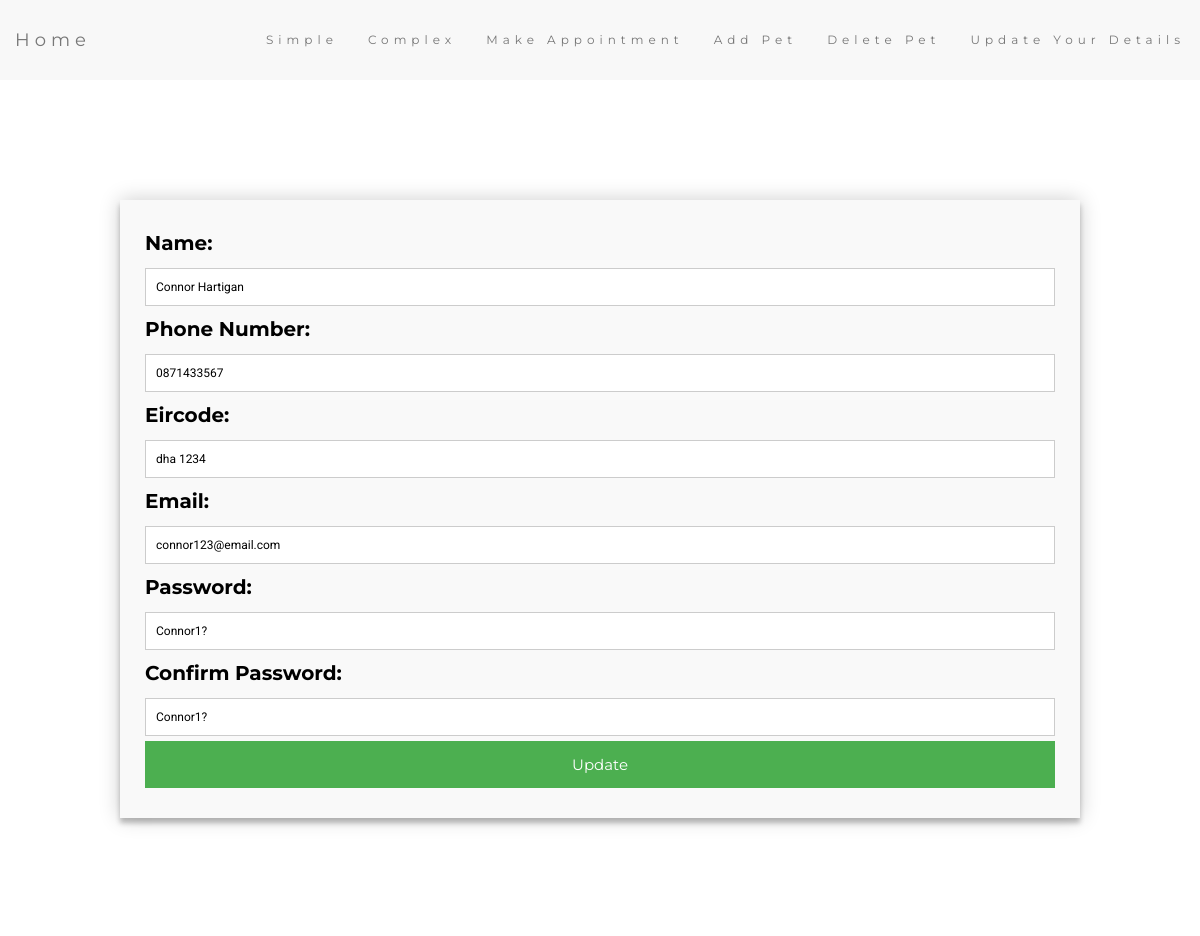
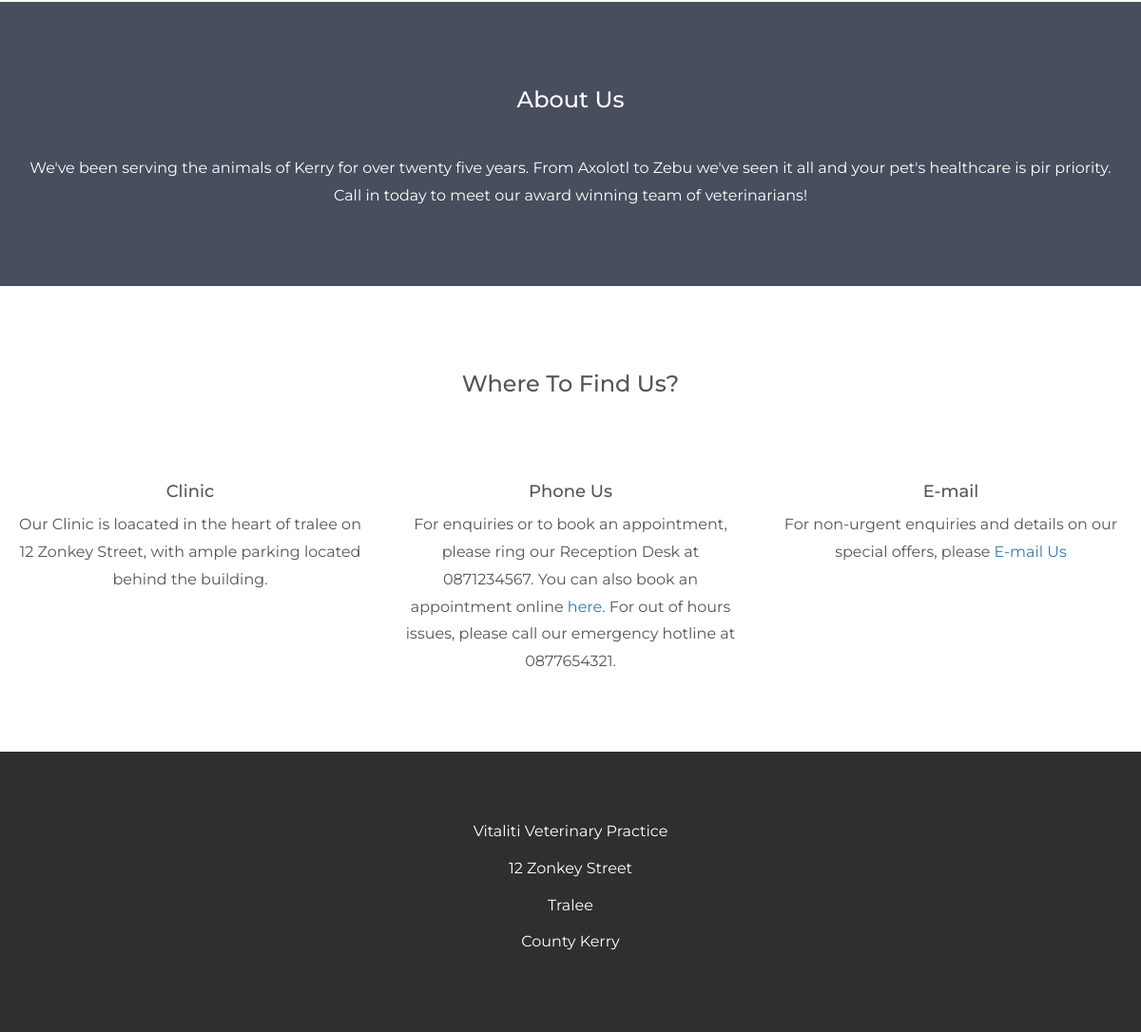
Page /PHP/updateform.php (signed in) on the committed database (2 pictures, top to bottom).
### tables this page shows
CREATE TABLE `owners` (
  `OwnerID` int(11) NOT NULL AUTO_INCREMENT,
  `Name` char(30) NOT NULL,
  `phone` char(10) NOT NULL,
  `eircode` char(8) NOT NULL,
  `email` char(30) NOT NULL,
  `username` char(15) NOT NULL,
  `password` char(15) NOT NULL,
  PRIMARY KEY (`OwnerID`)
);

### PHP/updateform.php (the view, shortened to what this page needs)
<!DOCTYPE html>
<html lang='en'>
  <head>
      <link rel="stylesheet" type="text/css" href="Homepage.css">
      <?php
      try {
        $pdo = new PDO('mysql:host=localhost;dbname=veterinary; charset=utf8', 'root', '');
        $pdo->setAttribute(PDO::ATTR_ERRMODE, PDO::ERRMODE_EXCEPTION);
        $id = (int)$_SESSION["OwnerID"];
        $sql="SELECT count(*) FROM owners WHERE OwnerID= :id";
        $result = $pdo->prepare($sql);
        $result->bindValue(':id', $id);
        $result->execute();
        if($result->fetchColumn() > 0)
        {
            $sql = "SELECT * FROM owners where OwnerID = :id";
            $result = $pdo->prepare($sql);
            $result->bindValue(':id', $id);
            $result->execute();
            $row = $result->fetch() ;
        	  $name= $row['Name'];
        	  $phone=$row['phone'];
            $eircode=$row['eircode'];
            $email=$row['email'];
            $password=$row['password'];
        }
        else {
              print "No rows matched the query. try again click<a href='selectupdate.php'> here</a> to go back";
            }
      }
      catch (PDOException $e) {
      $output = 'Unable to connect to the database server: ' . $e->getMessage() . ' in ' . $e->getFile() . ':' . $e->getLine();
      }
      ?>
  </head>
  <body>
      <form id="contact" action="updated.php" method="post">
          <label for="ud_name">Name:</label>
          <input required type="text" name="ud_name" value="<?php echo $name; ?>">
          <label for="ud_phone">Phone Number:</label>
          <input required type="text" name="ud_phone" value="<?php echo $phone; ?>">
          <label for="ud_eircode">Eircode:</label>
          <input required type="text" name="ud_eircode" value="<?php echo $eircode; ?>">
          <label for="ud_email">Email:</label>
          <input required type="text" name="ud_email" value="<?php echo $email; ?>">
          <label for="ud_password">Password:</label>
          <input required type="text" name="ud_password" value="<?php echo $password; ?>">
          <label for="ud_confirmPassword">Confirm Password:</label>
          <input required type="text" name="ud_confirmPassword" value="<?php echo $password; ?>">
          <input type="Submit" value="Update">
      </form>
  </body>
  </html>

### PHP/Homepage.css (style rules this page uses)
body { font: 20px Montserrat, sans-serif; line-height: 1.8; color: #f5f6f7; }
p { font-size: 16px; }
.margin { margin-bottom: 45px; }
.bg-2 { background-color: #474e5d; color: #ffffff; }
.bg-3 { background-color: #ffffff; color: #555555; }
.bg-4 { background-color: #2f2f2f; color: #fff; }
.container-fluid { padding-top: 70px; padding-bottom: 70px; }
.navbar { padding-top: 15px; padding-bottom: 15px; border: 0; border-radius: 0; margin-bottom: 0; font-size: 12px; letter-spacing: 5px; }

### PHP/updateform.php (style rules this page uses)
* { margin: 0; padding: 0; box-sizing: border-box; -webkit-box-sizing: border-box; -moz-box-sizing: border-box; -webkit-font-smoothing: antialiased; -moz-font-smoothing: antialiased; -o-font-smoothing: antialiased; text-rendering: optimizeLegibility; }
#contact input[type="text"], #contact input[type="email"], #contact input[type="tel"], #contact input[type="url"], #contact textarea, #contact button[type="submit"] { font: 400 12px/16px "Roboto", Helvetica, Arial, sans-serif; }
#contact { background: #F9F9F9; padding: 25px; margin: 10% auto; box-shadow: 0 0 20px 0 rgba(0, 0, 0, 0.2), 0 5px 5px 0 rgba(0, 0, 0, 0.24); }
#contact input[type="text"] { width: 100%; border: 1px solid #ccc; background: #FFF; margin: 0 0 5px; padding: 10px; }
#contact input[type="submit"] { cursor: pointer; width: 100%; border: none; background: #4CAF50; color: #FFF; margin: 0 0 5px; padding: 10px; font-size: 15px; }
#contact { color:#000000; width:80%; }

### rows in the picture
owners: ud_name "Connor Hartigan", ud_phone "0871433567", ud_eircode "dha 1234", ud_email "connor123@email.com", ud_password "Connor1?", ud_confirmPassword "Connor1?"
